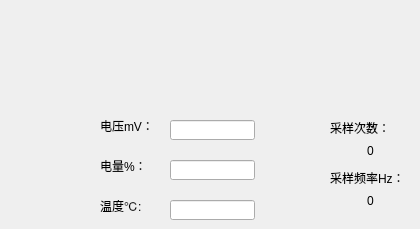
    <widget class="QWidget" name="tab_2">
     <attribute name="title">
      <string>电池(预留）</string>
     </attribute>
     <widget class="QLineEdit" name="lineEdit_89">
      <property name="geometry">
       <rect>
        <x>170</x>
        <y>120</y>
        <width>85</width>
        <height>20</height>
       </rect>
      </property>
      <property name="readOnly">
       <bool>true</bool>
      </property>
     </widget>
     <widget class="QLabel" name="label_60">
      <property name="geometry">
       <rect>
        <x>100</x>
        <y>120</y>
        <width>54</width>
        <height>12</height>
       </rect>
      </property>
      <property name="text">
       <string>电压mV：</string>
      </property>
     </widget>
     <widget class="QLabel" name="label_61">
      <property name="geometry">
       <rect>
        <x>100</x>
        <y>160</y>
        <width>54</width>
        <height>12</height>
       </rect>
      </property>
      <property name="text">
       <string>电量%：</string>
      </property>
     </widget>
     <widget class="QLineEdit" name="lineEdit_90">
      <property name="geometry">
       <rect>
        <x>170</x>
        <y>160</y>
        <width>85</width>
        <height>20</height>
       </rect>
      </property>
      <property name="readOnly">
       <bool>true</bool>
      </property>
     </widget>
     <widget class="QLabel" name="label_62">
      <property name="geometry">
       <rect>
        <x>100</x>
        <y>200</y>
        <width>54</width>
        <height>12</height>
       </rect>
      </property>
      <property name="text">
       <string>温度℃:</string>
      </property>
     </widget>
     <widget class="QLineEdit" name="lineEdit_91">
      <property name="geometry">
       <rect>
        <x>170</x>
        <y>200</y>
        <width>85</width>
        <height>20</height>
       </rect>
      </property>
      <property name="readOnly">
       <bool>true</bool>
      </property>
     </widget>
     <widget class="QLabel" name="label_63">
      <property name="geometry">
       <rect>
        <x>330</x>
        <y>140</y>
        <width>81</width>
        <height>21</height>
       </rect>
      </property>
      <property name="text">
       <string>0</string>
      </property>
      <property name="alignment">
       <set>Qt::AlignCenter</set>
      </property>
     </widget>
     <widget class="QLabel" name="label_64">
      <property name="geometry">
       <rect>
        <x>330</x>
        <y>190</y>
        <width>81</width>
        <height>21</height>
       </rect>
      </property>
      <property name="text">
       <string>0</string>
      </property>
      <property name="alignment">
       <set>Qt::AlignCenter</set>
      </property>
     </widget>
     <widget class="QLabel" name="label_65">
      <property name="geometry">
       <rect>
        <x>330</x>
        <y>170</y>
        <width>71</width>
        <height>16</height>
       </rect>
      </property>
      <property name="text">
       <string>采样频率Hz：</string>
      </property>
     </widget>
     <widget class="QLabel" name="label_66">
      <property name="geometry">
       <rect>
        <x>330</x>
        <y>120</y>
        <width>71</width>
        <height>16</height>
       </rect>
      </property>
      <property name="text">
       <string>采样次数：</string>
      </property>
     </widget>
    </widget>
